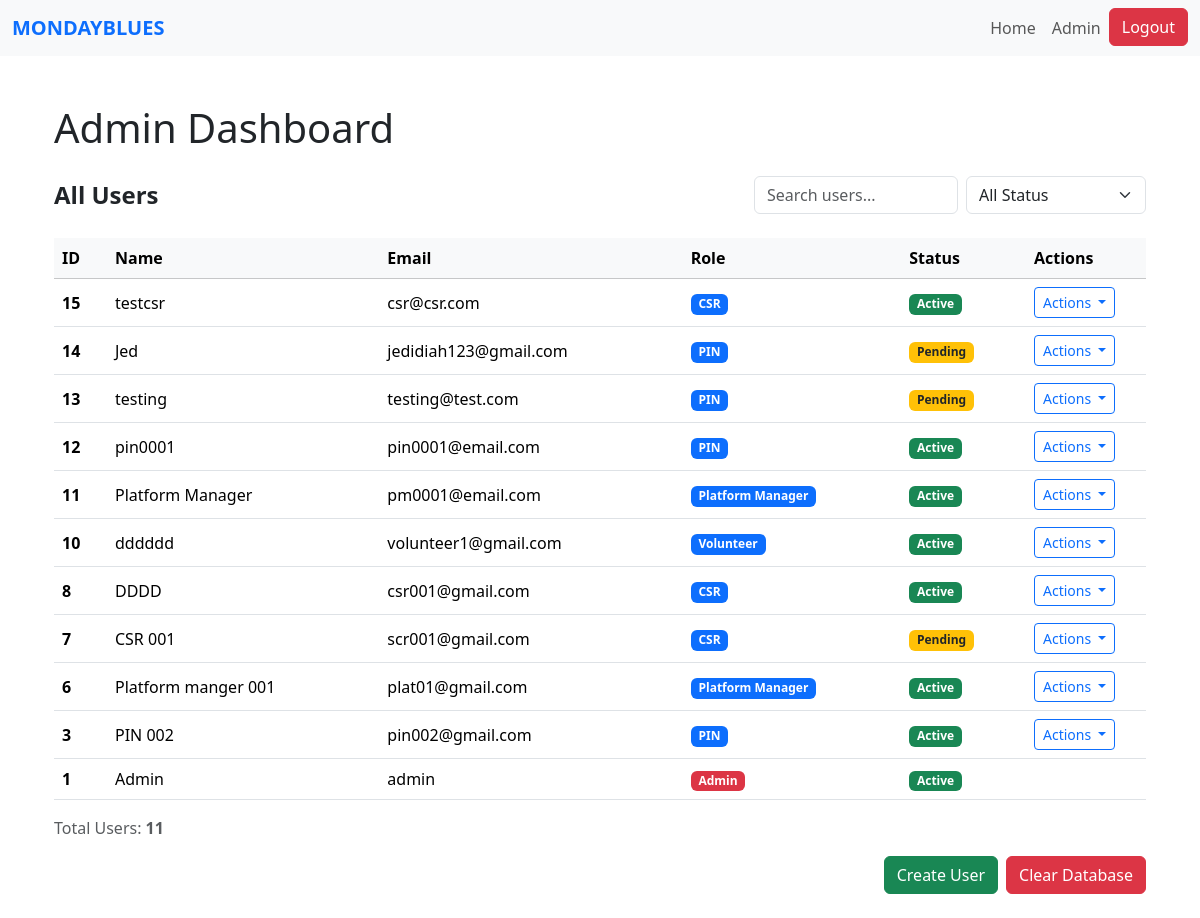
Page /admin (signed in) on the earlier database version.
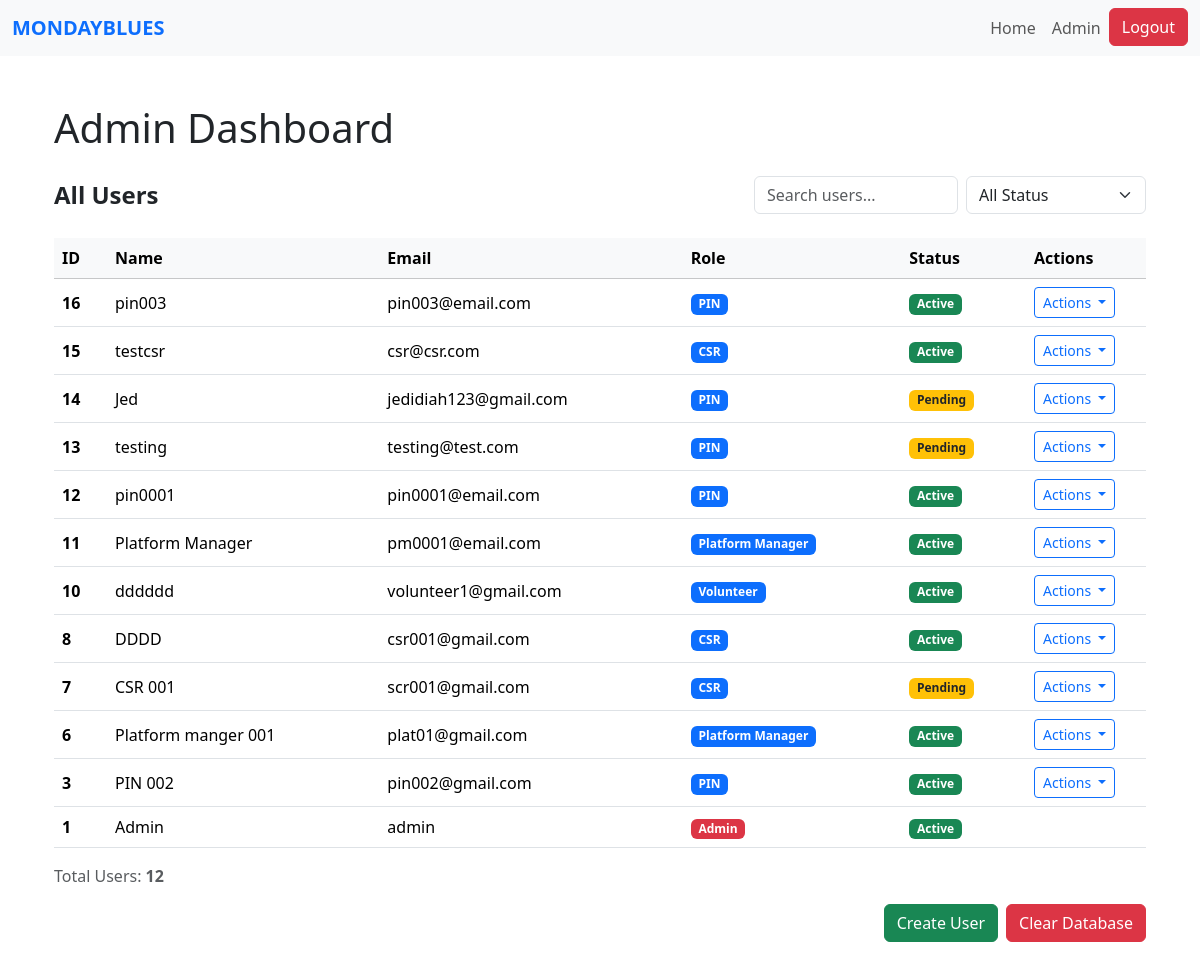
Same page on the later database version.
### website/models.py (models this page shows)
class User(db.Model, UserMixin):
    id = db.Column(db.Integer, primary_key=True)
    name = db.Column(db.String(150))
    email = db.Column(db.String(150), unique=True)
    password = db.Column(db.String(150))
    date_created = db.Column(db.DateTime(timezone=True), default=func.now())
    role = db.Column(db.String(50), default='PIN')
    status = db.Column(db.String(20), default='Pending')  # Pending, Approved, Suspended
    """    total_rating = db.Column(db.Float, default=0)
    num_ratings = db.Column(db.Integer, default=0)

    def update_rating(self, new_rating: float):
        #Update overall CSR rating with a new rating value.
        if self.num_ratings == 0:
            self.total_rating = new_rating
        else:
            self.total_rating = ((self.total_rating * self.num_ratings) + new_rating) / (self.num_ratings + 1)
        self.num_ratings += 1"""

### website/admin.py (the view)
@admin.route('/admin')
@login_required
def dashboard():
    users = User.query.order_by(User.date_created.desc()).all()
    return render_template("admin_dashboard.html", users=users)

### website/templates/admin_dashboard.html (shortened to what this page needs)
{% extends "base.html" %}
{% block content %}
<div class="container mt-5">
    <h1 class="mb-4">Admin Dashboard</h1>
    <div class="user-management">
        <div class="d-flex justify-content-between align-items-center mb-4 flex-wrap gap-3">
            <h4 class="fw-bold mb-0">All Users</h4>
            <div class="d-flex flex align-items-center gap-2">
                <input type="text"
                       class="form-control"
                       placeholder="Search users..."
                       id="searchInput"
                       style="max-width: 250px;">
                <select class="form-select" id="statusFilter" style="max-width: 180px;">
                    <option value="">All Status</option>
                </select>
            </div>
        </div>
        <div class="table-container position-relative">
            <table class="table align-middle table-hover">
                <thead class="table-light sticky-top">
                    <tr>
                        <th>ID</th>
                        <th>Name</th>
                        <th>Email</th>
                        <th>Role</th>
                        <th>Status</th>
                        <th style="width: 120px;">Actions</th>
                    </tr>
                </thead>
                <tbody id="userTableBody">
                    {% if users and users|length > 0 %}
                        {% for user in users %}
                        <tr>
                            <td><strong>{{ user.id }}</strong></td>
                            <td>{{ user.name }}</td>
                            <td>{{ user.email }}</td>
                            <td>
                                {% if user.role == 'Admin' %}
                                    <span class="badge bg-danger">{{ user.role }}</span>
                                {% else %}
                                    <span class="badge bg-primary">{{ user.role }}</span>
                                {% endif %}
                            </td>
                            <td>
                                {% if user.status == 'Active' %}
                                    <span class="badge bg-success">Active</span>
                                {% elif user.status == 'Pending' %}
                                    <span class="badge bg-warning text-dark">Pending</span>
                                {% elif user.status == 'Suspended' %}
                                    <span class="badge bg-danger">Suspended</span>
                                {% endif %}
                            </td>
                            <td>
                                {% if user.role != "Admin" %}
                                <div class="dropdown position-static">
                                    <button class="btn btn-outline-primary btn-sm dropdown-toggle"
                                            type="button"
                                            id="actionDropdown{{ user.id }}"
                                            data-bs-toggle="dropdown"
                                            aria-expanded="false">
                                        Actions
                                    </button>
                                </div>
                                {% endif %}
                            </td>
                        </tr>
                        {% endfor %}
                    {% endif %}
                </tbody>
            </table>
        </div>
        {% if users and users|length > 0 %}
        <div class="mt-3 text-muted">
            Total Users: <strong>{{ users|length }}</strong>
        </div>
        {% endif %}
    </div>
    <div class="d-flex justify-content-end mt-3 gap-2 mb-4">
    <a class="btn btn-success" href="{{ url_for('admin.create_user') }}">Create User</a>
    <button class="btn btn-danger" id="clearDatabaseBtn">Clear Database</button>
    </div>
</div>
{% endblock %}

### website/templates/base.html (shortened to what this page needs)
<!DOCTYPE html>
<html lang="en">
<head>
  <link
    href="https://cdn.jsdelivr.net/npm/bootstrap@5.3.3/dist/css/bootstrap.min.css"
    rel="stylesheet"
  />
</head>
<body>
  <nav class="navbar navbar-expand-lg navbar-light bg-light">
    <div class="container-fluid">
      <a class="navbar-brand text-uppercase fw-semibold text-primary" href="/">MondayBlues</a>
      <div class="collapse navbar-collapse" id="navbarNav">
        <ul class="navbar-nav ms-auto">
          {% if current_user.is_authenticated %}
            <li class="nav-item">
              <a class="nav-link" href="/">Home</a>
            </li>
            {% if current_user.role == 'PIN' %}
              <li class="nav-item">
                <a class="nav-link" href="{{ url_for('pin.pin_profile') }}">Profile</a>
              </li>
            {% elif current_user.role == 'Volunteer' %}
              <li class="nav-item">
                <a class="nav-link" href="{{ url_for('volunteer.volunteer_dashboard') }}">Dashboard</a>
              </li>
            {% elif current_user.role == 'Admin' %}
              <li class="nav-item">
                <a class="nav-link" href="/admin">Admin</a>
              </li>
            {% else %}
              <li class="nav-item">
                <a class="nav-link" href="#">Profile</a>
              </li>
            {% endif %}
            <li class="nav-item">
              <a class="btn btn-danger" type="button" href="/logout">Logout</a>
            </li>
          {% endif %}
        </ul>
      </div>
    </div>
  </nav>
  <div class="container mt-4">
    {% block content %}
    {% endblock %}
  </div>
</body>
</html>

Differences in the rows shown:
added User: id "16", name "pin003", email "pin003@email.com", role "PIN", status "Active"
Other differences:
{{ users|length }}: "11" → "12"
